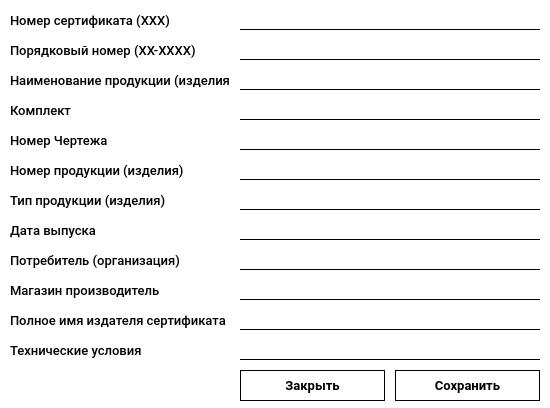
<?xml version="1.0" encoding="UTF-8"?>
<ui version="4.0">
 <class>Dialog</class>
 <widget class="QDialog" name="Dialog">
  <property name="geometry">
   <rect>
    <x>0</x>
    <y>0</y>
    <width>550</width>
    <height>408</height>
   </rect>
  </property>
  <property name="windowTitle">
   <string>Dialog</string>
  </property>
  <property name="styleSheet">
   <string notr="true">background-color: #fff;</string>
  </property>
  <widget class="QLineEdit" name="number_certificate">
   <property name="geometry">
    <rect>
     <x>240</x>
     <y>40</y>
     <width>300</width>
     <height>20</height>
    </rect>
   </property>
   <property name="font">
    <font>
     <family>Roboto Medium</family>
     <pointsize>10</pointsize>
    </font>
   </property>
   <property name="styleSheet">
    <string notr="true">background-color: transparent;
border: null;
border-bottom: 1px solid #000;</string>
   </property>
   <property name="text">
    <string/>
   </property>
  </widget>
  <widget class="QLabel" name="label_6">
   <property name="geometry">
    <rect>
     <x>10</x>
     <y>40</y>
     <width>220</width>
     <height>20</height>
    </rect>
   </property>
   <property name="font">
    <font>
     <family>Roboto Medium</family>
     <pointsize>10</pointsize>
    </font>
   </property>
   <property name="text">
    <string>Порядковый номер (XX-XXXX)</string>
   </property>
   <property name="alignment">
    <set>Qt::AlignLeading|Qt::AlignLeft|Qt::AlignVCenter</set>
   </property>
  </widget>
  <widget class="QLabel" name="label_7">
   <property name="geometry">
    <rect>
     <x>10</x>
     <y>10</y>
     <width>220</width>
     <height>20</height>
    </rect>
   </property>
   <property name="font">
    <font>
     <family>Roboto Medium</family>
     <pointsize>10</pointsize>
    </font>
   </property>
   <property name="text">
    <string>Номер сертификата (XXX)</string>
   </property>
   <property name="alignment">
    <set>Qt::AlignLeading|Qt::AlignLeft|Qt::AlignVCenter</set>
   </property>
  </widget>
  <widget class="QLineEdit" name="index_number">
   <property name="geometry">
    <rect>
     <x>240</x>
     <y>10</y>
     <width>300</width>
     <height>20</height>
    </rect>
   </property>
   <property name="font">
    <font>
     <family>Roboto Medium</family>
     <pointsize>10</pointsize>
    </font>
   </property>
   <property name="styleSheet">
    <string notr="true">background-color: transparent;
border: null;
border-bottom: 1px solid #000;</string>
   </property>
   <property name="text">
    <string/>
   </property>
  </widget>
  <widget class="QLabel" name="label_8">
   <property name="geometry">
    <rect>
     <x>10</x>
     <y>70</y>
     <width>220</width>
     <height>20</height>
    </rect>
   </property>
   <property name="font">
    <font>
     <family>Roboto Medium</family>
     <pointsize>10</pointsize>
    </font>
   </property>
   <property name="text">
    <string>Наименование продукции (изделия)</string>
   </property>
   <property name="alignment">
    <set>Qt::AlignLeading|Qt::AlignLeft|Qt::AlignVCenter</set>
   </property>
  </widget>
  <widget class="QLineEdit" name="product_name">
   <property name="geometry">
    <rect>
     <x>240</x>
     <y>70</y>
     <width>300</width>
     <height>20</height>
    </rect>
   </property>
   <property name="font">
    <font>
     <family>Roboto Medium</family>
     <pointsize>10</pointsize>
    </font>
   </property>
   <property name="styleSheet">
    <string notr="true">background-color: transparent;
border: null;
border-bottom: 1px solid #000;</string>
   </property>
   <property name="text">
    <string/>
   </property>
  </widget>
  <widget class="QLabel" name="label_9">
   <property name="geometry">
    <rect>
     <x>10</x>
     <y>160</y>
     <width>220</width>
     <height>20</height>
    </rect>
   </property>
   <property name="font">
    <font>
     <family>Roboto Medium</family>
     <pointsize>10</pointsize>
    </font>
   </property>
   <property name="text">
    <string>Номер продукции (изделия)</string>
   </property>
   <property name="alignment">
    <set>Qt::AlignLeading|Qt::AlignLeft|Qt::AlignVCenter</set>
   </property>
  </widget>
  <widget class="QLineEdit" name="product_type">
   <property name="geometry">
    <rect>
     <x>240</x>
     <y>190</y>
     <width>300</width>
     <height>20</height>
    </rect>
   </property>
   <property name="font">
    <font>
     <family>Roboto Medium</family>
     <pointsize>10</pointsize>
    </font>
   </property>
   <property name="styleSheet">
    <string notr="true">background-color: transparent;
border: null;
border-bottom: 1px solid #000;</string>
   </property>
   <property name="text">
    <string/>
   </property>
  </widget>
  <widget class="QLineEdit" name="order_number">
   <property name="geometry">
    <rect>
     <x>240</x>
     <y>160</y>
     <width>300</width>
     <height>20</height>
    </rect>
   </property>
   <property name="font">
    <font>
     <family>Roboto Medium</family>
     <pointsize>10</pointsize>
    </font>
   </property>
   <property name="styleSheet">
    <string notr="true">background-color: transparent;
border: null;
border-bottom: 1px solid #000;</string>
   </property>
   <property name="text">
    <string/>
   </property>
  </widget>
  <widget class="QLabel" name="label_10">
   <property name="geometry">
    <rect>
     <x>10</x>
     <y>190</y>
     <width>220</width>
     <height>20</height>
    </rect>
   </property>
   <property name="font">
    <font>
     <family>Roboto Medium</family>
     <pointsize>10</pointsize>
    </font>
   </property>
   <property name="text">
    <string>Тип продукции (изделия)</string>
   </property>
   <property name="alignment">
    <set>Qt::AlignLeading|Qt::AlignLeft|Qt::AlignVCenter</set>
   </property>
  </widget>
  <widget class="QLineEdit" name="kit">
   <property name="geometry">
    <rect>
     <x>240</x>
     <y>100</y>
     <width>300</width>
     <height>20</height>
    </rect>
   </property>
   <property name="font">
    <font>
     <family>Roboto Medium</family>
     <pointsize>10</pointsize>
    </font>
   </property>
   <property name="styleSheet">
    <string notr="true">background-color: transparent;
border: null;
border-bottom: 1px solid #000;</string>
   </property>
   <property name="text">
    <string/>
   </property>
  </widget>
  <widget class="QLabel" name="label_11">
   <property name="geometry">
    <rect>
     <x>10</x>
     <y>100</y>
     <width>220</width>
     <height>20</height>
    </rect>
   </property>
   <property name="font">
    <font>
     <family>Roboto Medium</family>
     <pointsize>10</pointsize>
    </font>
   </property>
   <property name="text">
    <string>Комплект</string>
   </property>
   <property name="alignment">
    <set>Qt::AlignLeading|Qt::AlignLeft|Qt::AlignVCenter</set>
   </property>
  </widget>
  <widget class="QLineEdit" name="draft_number">
   <property name="geometry">
    <rect>
     <x>240</x>
     <y>130</y>
     <width>300</width>
     <height>20</height>
    </rect>
   </property>
   <property name="font">
    <font>
     <family>Roboto Medium</family>
     <pointsize>10</pointsize>
    </font>
   </property>
   <property name="styleSheet">
    <string notr="true">background-color: transparent;
border: null;
border-bottom: 1px solid #000;</string>
   </property>
   <property name="text">
    <string/>
   </property>
  </widget>
  <widget class="QLabel" name="label_12">
   <property name="geometry">
    <rect>
     <x>10</x>
     <y>130</y>
     <width>220</width>
     <height>20</height>
    </rect>
   </property>
   <property name="font">
    <font>
     <family>Roboto Medium</family>
     <pointsize>10</pointsize>
    </font>
   </property>
   <property name="text">
    <string>Номер Чертежа</string>
   </property>
   <property name="alignment">
    <set>Qt::AlignLeading|Qt::AlignLeft|Qt::AlignVCenter</set>
   </property>
  </widget>
  <widget class="QLineEdit" name="consumer_organization">
   <property name="geometry">
    <rect>
     <x>240</x>
     <y>250</y>
     <width>300</width>
     <height>20</height>
    </rect>
   </property>
   <property name="font">
    <font>
     <family>Roboto Medium</family>
     <pointsize>10</pointsize>
    </font>
   </property>
   <property name="styleSheet">
    <string notr="true">background-color: transparent;
border: null;
border-bottom: 1px solid #000;</string>
   </property>
   <property name="text">
    <string/>
   </property>
  </widget>
  <widget class="QLabel" name="label">
   <property name="geometry">
    <rect>
     <x>10</x>
     <y>250</y>
     <width>220</width>
     <height>20</height>
    </rect>
   </property>
   <property name="font">
    <font>
     <family>Roboto Medium</family>
     <pointsize>10</pointsize>
    </font>
   </property>
   <property name="text">
    <string>Потребитель (организация)</string>
   </property>
   <property name="alignment">
    <set>Qt::AlignLeading|Qt::AlignLeft|Qt::AlignVCenter</set>
   </property>
  </widget>
  <widget class="QLineEdit" name="shop_manufacturer">
   <property name="geometry">
    <rect>
     <x>240</x>
     <y>280</y>
     <width>300</width>
     <height>20</height>
    </rect>
   </property>
   <property name="font">
    <font>
     <family>Roboto Medium</family>
     <pointsize>10</pointsize>
    </font>
   </property>
   <property name="styleSheet">
    <string notr="true">background-color: transparent;
border: null;
border-bottom: 1px solid #000;</string>
   </property>
   <property name="text">
    <string/>
   </property>
  </widget>
  <widget class="QLabel" name="label_2">
   <property name="geometry">
    <rect>
     <x>10</x>
     <y>280</y>
     <width>220</width>
     <height>20</height>
    </rect>
   </property>
   <property name="font">
    <font>
     <family>Roboto Medium</family>
     <pointsize>10</pointsize>
    </font>
   </property>
   <property name="text">
    <string>Магазин производитель</string>
   </property>
   <property name="alignment">
    <set>Qt::AlignLeading|Qt::AlignLeft|Qt::AlignVCenter</set>
   </property>
  </widget>
  <widget class="QLineEdit" name="full_name_of_the_certificate_issuer">
   <property name="geometry">
    <rect>
     <x>240</x>
     <y>310</y>
     <width>300</width>
     <height>20</height>
    </rect>
   </property>
   <property name="font">
    <font>
     <family>Roboto Medium</family>
     <pointsize>10</pointsize>
    </font>
   </property>
   <property name="styleSheet">
    <string notr="true">background-color: transparent;
border: null;
border-bottom: 1px solid #000;</string>
   </property>
   <property name="text">
    <string/>
   </property>
  </widget>
  <widget class="QLabel" name="label_3">
   <property name="geometry">
    <rect>
     <x>10</x>
     <y>310</y>
     <width>220</width>
     <height>20</height>
    </rect>
   </property>
   <property name="font">
    <font>
     <family>Roboto Medium</family>
     <pointsize>10</pointsize>
    </font>
   </property>
   <property name="text">
    <string>Полное имя издателя сертификата</string>
   </property>
   <property name="alignment">
    <set>Qt::AlignLeading|Qt::AlignLeft|Qt::AlignVCenter</set>
   </property>
  </widget>
  <widget class="QLineEdit" name="technical_conditions">
   <property name="geometry">
    <rect>
     <x>240</x>
     <y>340</y>
     <width>300</width>
     <height>20</height>
    </rect>
   </property>
   <property name="font">
    <font>
     <family>Roboto Medium</family>
     <pointsize>10</pointsize>
    </font>
   </property>
   <property name="styleSheet">
    <string notr="true">background-color: transparent;
border: null;
border-bottom: 1px solid #000;</string>
   </property>
   <property name="text">
    <string/>
   </property>
  </widget>
  <widget class="QLabel" name="label_4">
   <property name="geometry">
    <rect>
     <x>10</x>
     <y>340</y>
     <width>220</width>
     <height>20</height>
    </rect>
   </property>
   <property name="font">
    <font>
     <family>Roboto Medium</family>
     <pointsize>10</pointsize>
    </font>
   </property>
   <property name="text">
    <string>Технические условия</string>
   </property>
   <property name="alignment">
    <set>Qt::AlignLeading|Qt::AlignLeft|Qt::AlignVCenter</set>
   </property>
  </widget>
  <widget class="QLineEdit" name="release_date">
   <property name="geometry">
    <rect>
     <x>240</x>
     <y>220</y>
     <width>300</width>
     <height>20</height>
    </rect>
   </property>
   <property name="font">
    <font>
     <family>Roboto Medium</family>
     <pointsize>10</pointsize>
    </font>
   </property>
   <property name="styleSheet">
    <string notr="true">background-color: transparent;
border: null;
border-bottom: 1px solid #000;</string>
   </property>
   <property name="text">
    <string/>
   </property>
  </widget>
  <widget class="QLabel" name="label_5">
   <property name="geometry">
    <rect>
     <x>10</x>
     <y>220</y>
     <width>220</width>
     <height>20</height>
    </rect>
   </property>
   <property name="font">
    <font>
     <family>Roboto Medium</family>
     <pointsize>10</pointsize>
    </font>
   </property>
   <property name="text">
    <string>Дата выпуска</string>
   </property>
   <property name="alignment">
    <set>Qt::AlignLeading|Qt::AlignLeft|Qt::AlignVCenter</set>
   </property>
  </widget>
  <widget class="QPushButton" name="save_btn">
   <property name="geometry">
    <rect>
     <x>395</x>
     <y>370</y>
     <width>145</width>
     <height>31</height>
    </rect>
   </property>
   <property name="font">
    <font>
     <family>Roboto</family>
     <pointsize>10</pointsize>
     <weight>75</weight>
     <bold>true</bold>
    </font>
   </property>
   <property name="styleSheet">
    <string notr="true">border: 1px solid #000;
</string>
   </property>
   <property name="text">
    <string>Сохранить</string>
   </property>
  </widget>
  <widget class="QPushButton" name="cancel_btn">
   <property name="geometry">
    <rect>
     <x>240</x>
     <y>370</y>
     <width>145</width>
     <height>31</height>
    </rect>
   </property>
   <property name="font">
    <font>
     <family>Roboto</family>
     <pointsize>10</pointsize>
     <weight>75</weight>
     <bold>true</bold>
    </font>
   </property>
   <property name="styleSheet">
    <string notr="true">border: 1px solid #000;
</string>
   </property>
   <property name="text">
    <string>Закрыть</string>
   </property>
  </widget>
 </widget>
 <resources/>
 <connections/>
</ui>
